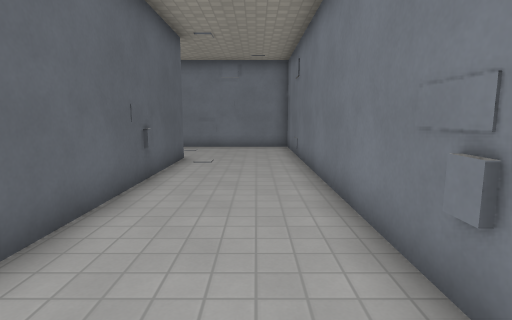
view 1 (above)

18 first-person views from a walk through a Godot game level. The camera is 1.4 m above the floor, tilts 8° down and sees 80° across. The floor is counted in squares, 1 m on a side. Each view is taken from the middle of a square. On the plan, view 1 faces up. The plan holds only what a view shows up to about 14 squares ahead; the rest is blank. The place goes on beyond the plan. Surface patterns are stand-ins for the level's own textures.

view 2
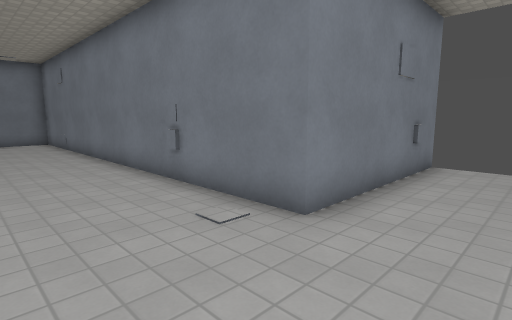

view 3
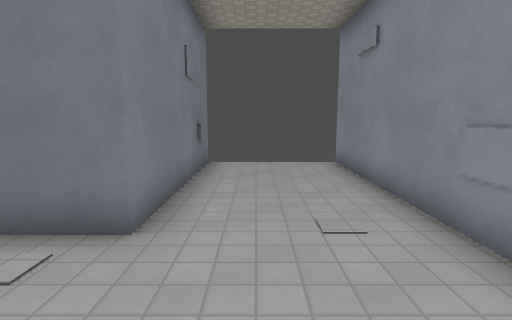

view 4
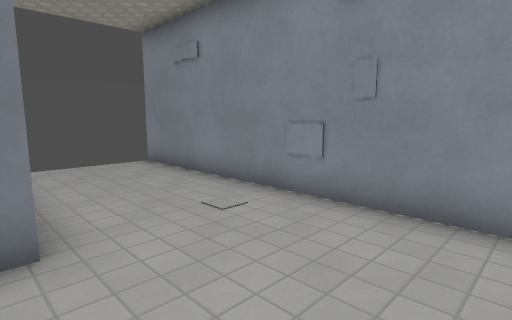

view 5
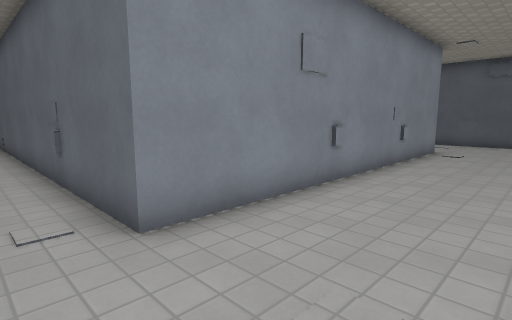

view 6
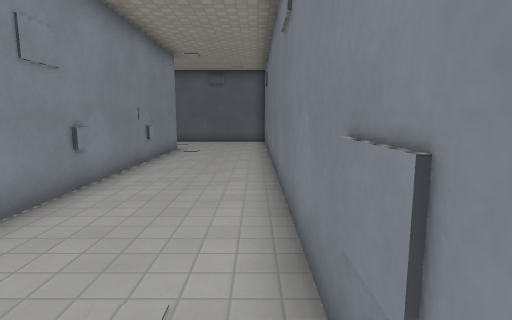

view 7
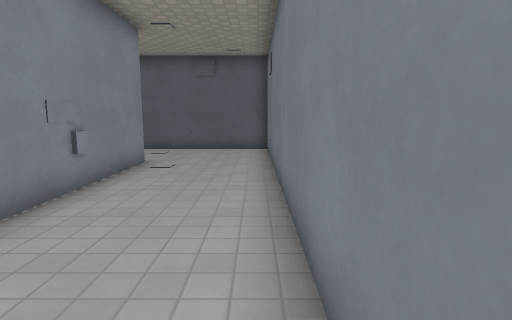

view 8
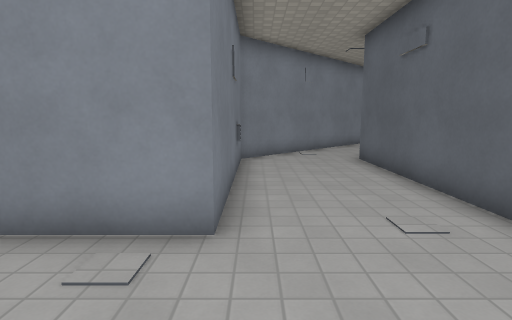

view 9
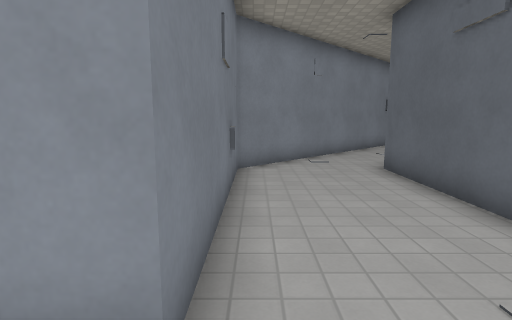

view 10
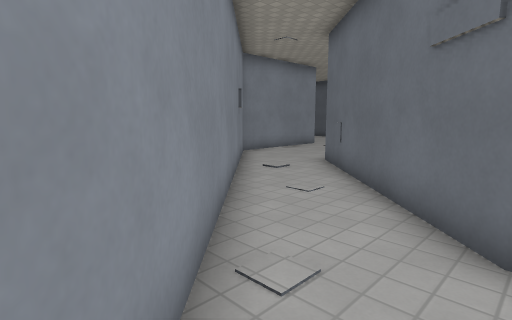

view 11
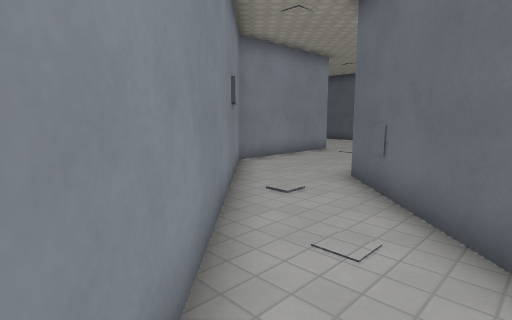

view 12
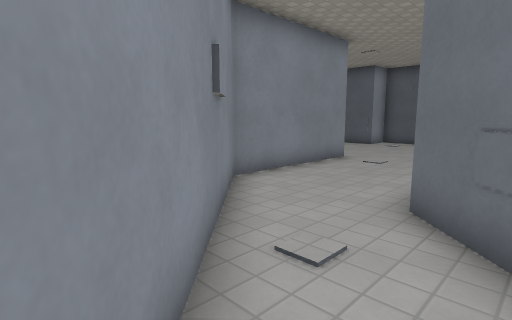

view 13
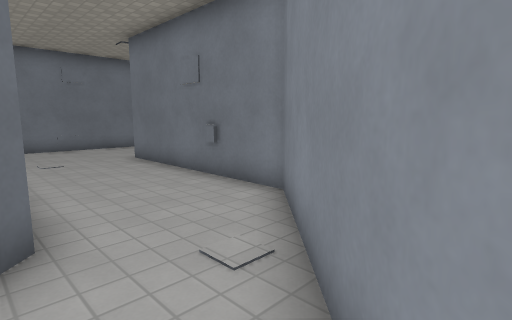

view 14
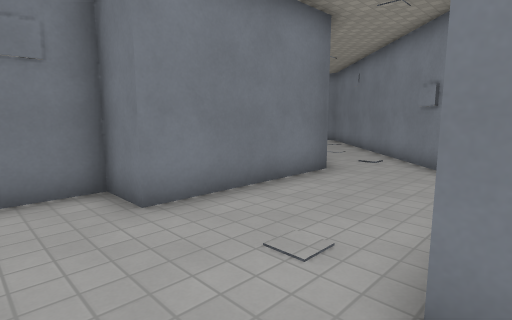

view 15
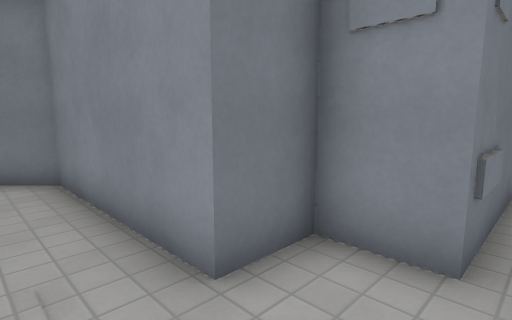

view 16
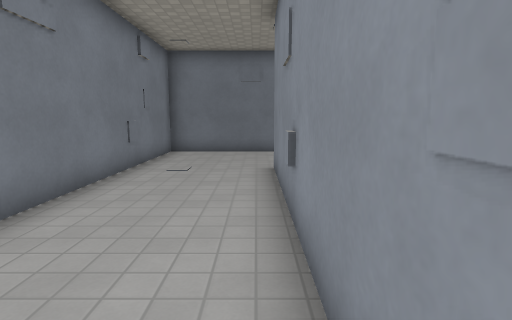

view 17
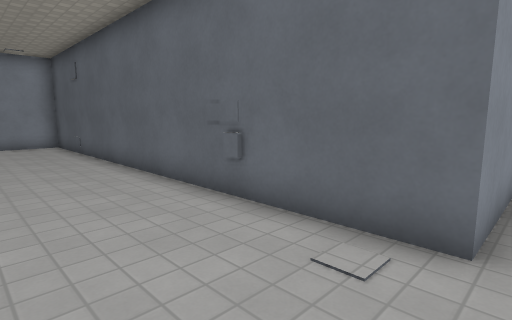

view 18
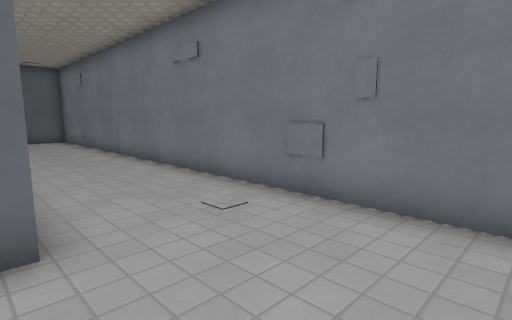

### Floor plan
Points are (right, up) in squares from view 1. A wall is a line through its corners. A room is listed if a view was taken in it or the views show most of it. See-through windows are left out.
Room 1 (views 1, 2, 3, 4, 5, 6, 7, 8, 9, 10, 16, 17, 18)
walls: (7.6, -1.5) (1.5, -1.5) (1.5, 14.5) (-17.8, 14.5); (-16.3, 2) (-14.5, 3.7) (-14.5, 10.5) (-2.5, 10.5) (-2.5, -5.5) (7.5, -5.5); (-18.5, 14.6) (-18.5, 3.7)
ways out: opening at (-17.5, 2.5) to room 2
Room 2 (views 11, 12, 13, 14, 15)
walls: (-30.5, -9.5) (-30.5, -7) (-29, -7) (-29, -5.5) (-23.8, -5.5) (-16.3, 2); (-18.5, 3.7) (-23.8, -1.5) (-29, -1.5) (-29, 0) (-30.6, 0)
ways out: opening at (-17.5, 2.5) to room 1

Where each view was taken, in squares from view 1:
view 1: 0 up, 0 right, facing up
view 2: 4 down, 2 left, facing up-right
view 3: 3 down, 2 left, facing right
view 4: 1 down, 2 left, facing down-right
view 5: 14 up, 1 left, facing down-left
view 6: 14 up, 1 left, facing left
view 7: 14 up, 5 left, facing left
view 8: 14 up, 15 left, facing down
view 9: 12 up, 15 left, facing down
view 10: 4 up, 15 left, facing down-left
view 11: 2 up, 17 left, facing down-left
view 12: 0 up, 19 left, facing down-left
view 13: 0 up, 19 left, facing up-right
view 14: 6 down, 31 left, facing up-right
view 15: 4 down, 31 left, facing down-right
view 16: 11 up, 11 left, facing right
view 17: 11 up, 1 right, facing down-left
view 18: 10 up, 1 right, facing up-left
